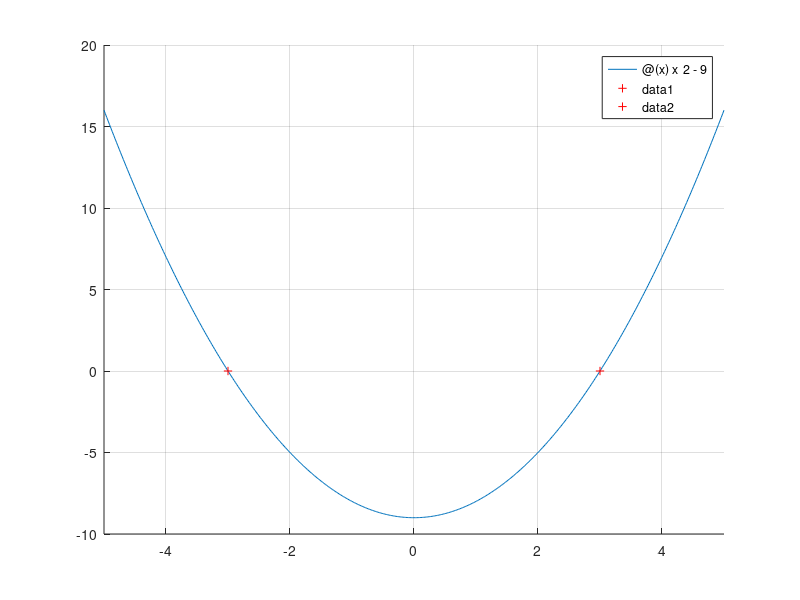

This figure's MATLAB source:
% (c)2021 HP.
clc;
clear;
clf;

% f = x^2 - 9;

p = [1 0 -9]; % (f = ax^2 + bx + c)
x = roots(p)

x(1)

f = @(x) x^2 - 9;

hold on
grid on
fplot(f)
plot(x(1), f(x(1)), 'r+')
plot(x(2), f(x(2)), 'r+')
hold off
